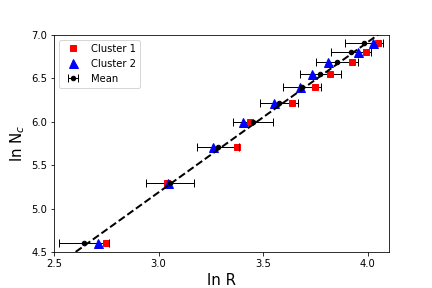

This figure's Python source:
import matplotlib.pyplot as plt
import pandas as pd
import numpy as np



df = pd.read_csv('3000_mean_plot.csv')


Na = df["Na"][0:10].tolist() 
Rm_mean = df["Rm_mean"][0:10].tolist() 
Rm_sd = df["Rm_sd"][0:10].tolist() 
ln_Na = df["ln_Na"][0:10].tolist() 
ln_Rm_1 = df["ln_Rm_1"][0:10].tolist() 
ln_Rm_2 = df["ln_Rm_2"][0:10].tolist() 
ln_Rm_3 = df["ln_Rm_3"][0:10].tolist() 
ln_Rm_mean = df["ln_Rm_mean"][0:10].tolist()  
ln_Rm_SD = df["ln_Rm_SD"][0:10].tolist()  
regression = df["regression"][0:10].tolist()  

r=np.linspace(2,5,1000)
m_ = df["regression"][10] 
cplus_ = df["regression"][0] 
print(m_)
print(cplus_)
map_lnNa_ = (m_*r)+cplus_


plt.plot(ln_Rm_1,ln_Na,'sr',label='Cluster 1',markersize=6)           #first cluster
#plt.plot(ln_Rm_2,ln_Na,'',label='2$^{nd}$ Cluster',markersize=7)           #2nd cluster
plt.plot(ln_Rm_3,ln_Na,'b^',label='Cluster 2',markersize=9)           #3rd cluster
plt.errorbar(ln_Rm_mean,ln_Na,xerr = ln_Rm_SD,fmt ='k.',capsize=4, elinewidth=1,markersize=9,label='Mean')
plt.plot(r,map_lnNa_,'k--',linewidth=2)           #line of best fit

plt.show
plt.xlabel('ln R',fontsize=15)          #labels x axis as 'r (μm)'
plt.ylabel('ln N$_{c}$',fontsize=15)    #labels y axis as 'Intensity (Wm^-2)'
plt.xlim(2.5,4.1)                 #x axis is from -25 to 25 μm
plt.ylim(4.5,7)                          #y axis is from 0 to 1
plt.xticks([2.5,3,3.5,4])   #changes labels of x axis to 2 s.f.
#           [r'$-2π$',r'$-π$',r'$0$',r'$π$',r'$2π$',]) 
plt.yticks([4.5,5,5.5,6,6.5,7,])  #changes labels of y axis to 1 d.p.
#plt.rcParams["axes.labelsize"] = 12
plt.xticks(fontsize=10)
plt.yticks(fontsize=10)
plt.legend(loc='upper left')
plt.savefig("lnna_by_lnrm.png")  